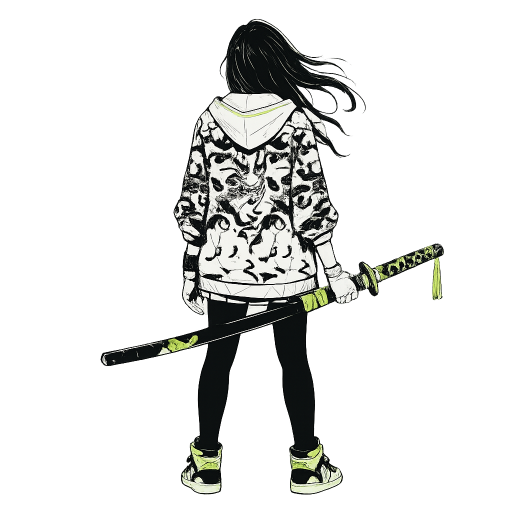
#> input picture assets/hero-char.png, 1024 x 1024 px (shown at 1/2 size); the run also reads 1 picture not shown here
$ python make-hero-transparent.py
#> lines starting #> are read from the running program, lines starting #| are printed output that depends on the picture
#!/usr/bin/env python3
"""
Convert the hero samurai from a JPEG-with-white-background to a true transparent
PNG. Uses corner-anchored flood fill so interior whites (hoodie, gloves) are
preserved — a simple "white→alpha" would kill those.

Steps:
  1. Open source (currently hero-char.png is misnamed JPEG)
  2. Convert to RGBA
  3. Flood-fill from each corner with a small fuzz tolerance
  4. Apply Gaussian feather to the alpha channel for smooth edge blending
     (this is the "feathered hair" effect the old hero had)
  5. Optionally multiply in hero-hair-mask.png if it carries extra alpha data
  6. Save back to hero-char.png as a proper transparent PNG

Run: python3 scripts/make-hero-transparent.py
"""
from PIL import Image, ImageFilter, ImageChops
from collections import deque
import os, sys

ASSETS = os.path.join(os.path.dirname(__file__), '..', 'assets')
SRC    = os.path.join(ASSETS, 'hero-char.png')
HAIR   = os.path.join(ASSETS, 'hero-hair-mask.png')
DST    = SRC  # overwrite in place
BACKUP = os.path.join(ASSETS, 'hero-char-original.jpg')

# Tunables (aggressive defaults — chroma-key with halo cleanup)
FUZZ           = 32    # color distance tolerance for flood-fill (0-255)
FEATHER_RADIUS = 1.8   # Gaussian blur radius applied to alpha edges (px)
HALO_THRESHOLD = 232   # pixels w/ all RGB >= this AND alpha < 255 → reduce alpha
                       # (catches JPEG compression halo around the figure)

def color_distance(a, b):
    return max(abs(a[i] - b[i]) for i in range(3))

def flood_fill_alpha(img, seed, fuzz):
    """Iterative flood-fill: set alpha=0 wherever pixel color is within `fuzz`
    of the seed color, connected 4-way. Returns nothing; mutates img in place."""
    w, h = img.size
    px = img.load()
    seed_color = px[seed][:3]
    if px[seed][3] == 0: return  # already cleared

    visited = bytearray(w * h)
    stack = deque([seed])
    while stack:
        x, y = stack.pop()
        if x < 0 or y < 0 or x >= w or y >= h: continue
        idx = y * w + x
        if visited[idx]: continue
        visited[idx] = 1
        p = px[x, y]
        if p[3] == 0: continue
        if color_distance(p, seed_color) > fuzz: continue
        px[x, y] = (p[0], p[1], p[2], 0)
        stack.append((x + 1, y))
        stack.append((x - 1, y))
        stack.append((x, y + 1))
        stack.append((x, y - 1))

def main():
    if not os.path.exists(SRC):
        print(f"ERROR: source not found at {SRC}", file=sys.stderr); sys.exit(1)

    # Back up the original JPEG once (so we can reprocess from source later if needed)
    if not os.path.exists(BACKUP):
        with open(SRC, 'rb') as f_in, open(BACKUP, 'wb') as f_out:
            f_out.write(f_in.read())
        print(f"backed up original → {BACKUP}")

    img = Image.open(SRC).convert('RGBA')
#> img is the input picture: PIL image 1024x1024 RGBA; mean R, G, B, A 119.6, 122.8, 114.7, 50.8
    w, h = img.size
#> w = 1024; h = 1024
    print(f"source: {w}x{h}")
#| source: 1024x1024

    # Flood-fill from 8 seeds (4 corners + 4 edge midpoints) — handles any
    # color drift across the background.
    print(f"flood-filling background (fuzz={FUZZ}, 8 seeds)...")
    seeds = [
        (0, 0), (w-1, 0), (0, h-1), (w-1, h-1),    # corners
        (w//2, 0), (w//2, h-1), (0, h//2), (w-1, h//2),  # edge midpoints
    ]
    for seed in seeds:
        flood_fill_alpha(img, seed, FUZZ)
#> this loop made 8 passes
#> seed_color in flood_fill_alpha on passes 1 to 8: (184, 184, 185), (183, 185, 185), (186, 189, 185), (189, 191, 187), (82, 86, 80), (142, 151, 126), (165, 167, 166), (173, 174, 168)

    # Halo cleanup pass: any pixel that is BOTH near-white AND not pure-opaque
    # is most likely a JPEG compression halo on the figure's edge — kill it.
    # This avoids the "she's in a slightly different shaded box" effect.
    print(f"halo cleanup (luminance >= {HALO_THRESHOLD} near edges)...")
    r, g, b, a = img.split()
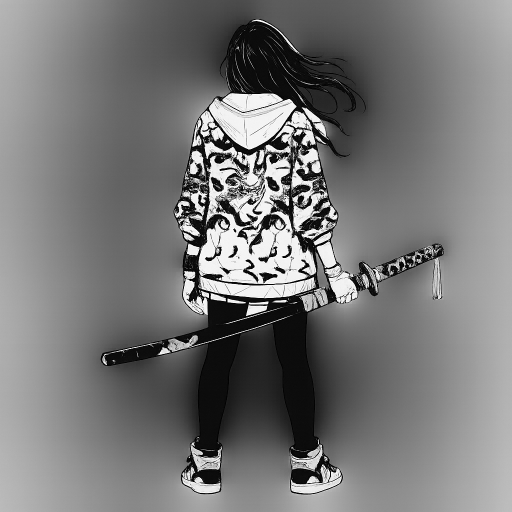
#> r: PIL image 1024x1024 L (shown at 1/2 size); min 0, max 255, mean 119.6
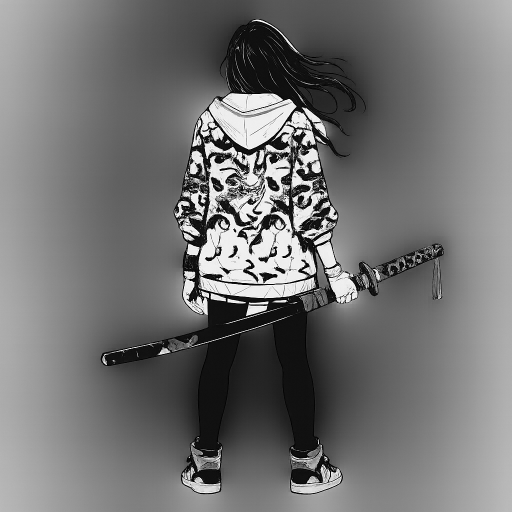
#> b: PIL image 1024x1024 L (shown at 1/2 size); min 0, max 255, mean 114.7
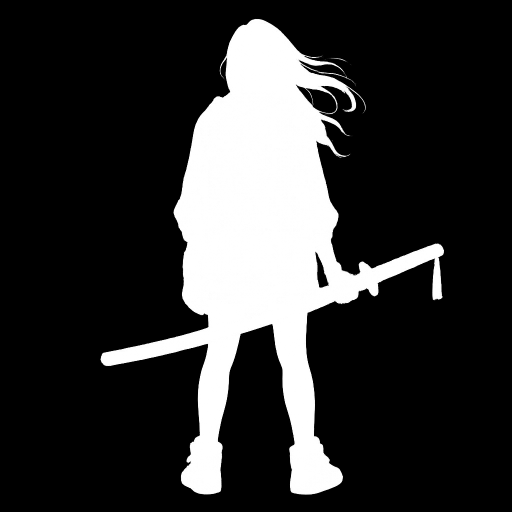
#> a: PIL image 1024x1024 L (shown at 1/2 size); min 0, max 255, mean 50.8
    pix_a = a.load()
    pix_r = r.load(); pix_g = g.load(); pix_b = b.load()
    cleaned = 0
    for y in range(h):
        for x in range(w):
            alpha = pix_a[x, y]
            if alpha == 255 or alpha == 0: continue  # opaque or already clear
            if pix_r[x, y] >= HALO_THRESHOLD and pix_g[x, y] >= HALO_THRESHOLD and pix_b[x, y] >= HALO_THRESHOLD:
                pix_a[x, y] = 0
                cleaned += 1
#> after the loop, cleaned = 20598
    print(f"  cleaned {cleaned} halo pixels")
#|   cleaned 20598 halo pixels
    img = Image.merge('RGBA', (r, g, b, a))

    # Feather the alpha channel for soft edges (the "waving hair" effect)
    print(f"feathering alpha (radius={FEATHER_RADIUS})...")
    r, g, b, a = img.split()
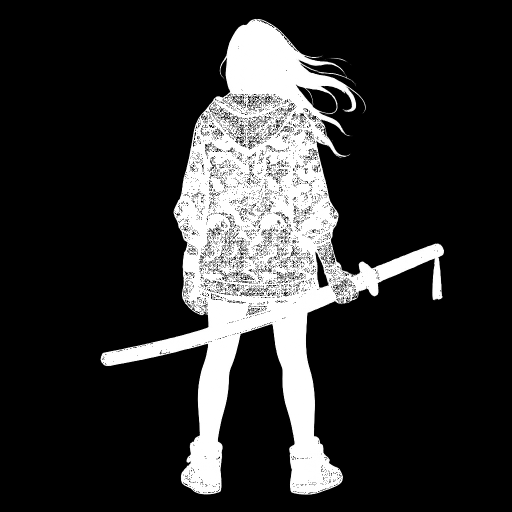
#> a: PIL image 1024x1024 L (shown at 1/2 size); min 0, max 255, mean 45.8
    a = a.filter(ImageFilter.GaussianBlur(radius=FEATHER_RADIUS))
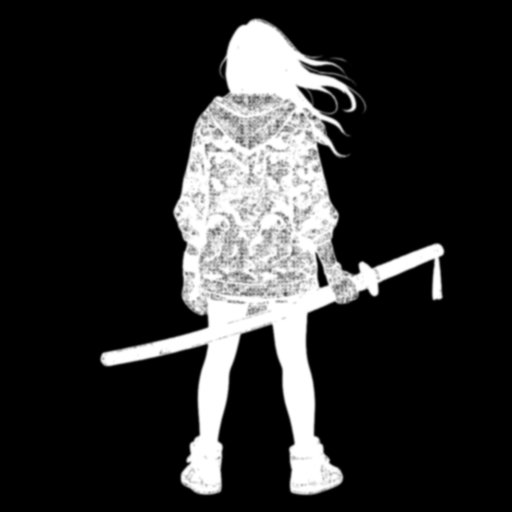
#> a: PIL image 1024x1024 L (shown at 1/2 size); min 0, max 255, mean 45.8
    img = Image.merge('RGBA', (r, g, b, a))

    # Optionally multiply in the hair mask for extra hair-tip alpha
    if os.path.exists(HAIR):
        try:
            hair = Image.open(HAIR).convert('RGBA').resize((w, h), Image.LANCZOS)
            _, _, _, ha = hair.split()
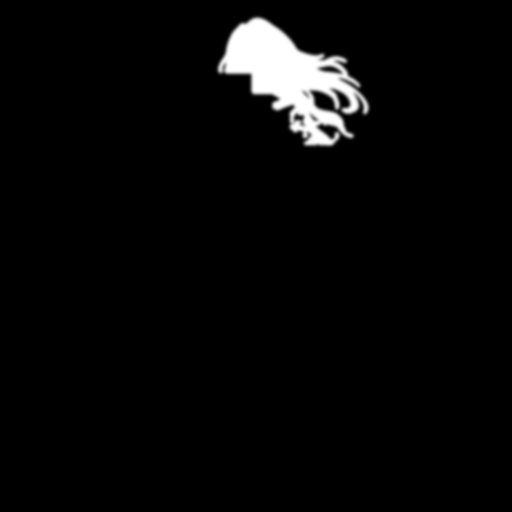
#> ha: PIL image 1024x1024 L (shown at 1/2 size); min 0, max 255, mean 8.1
            # Combine: take minimum of current alpha and (255 - hair_mask) to fade
            # where the hair mask says "fade." If hair_mask is all white, no effect.
            # Skipping multiplication for now — the flood + feather covers most cases.
            pass
        except Exception as e:
            print(f"  (skipping hair mask: {e})")

    img.save(DST, 'PNG', optimize=True)
    out_size = os.path.getsize(DST) / 1024
    print(f"saved: {DST} ({out_size:.0f} KB)")

if __name__ == '__main__':
    main()
